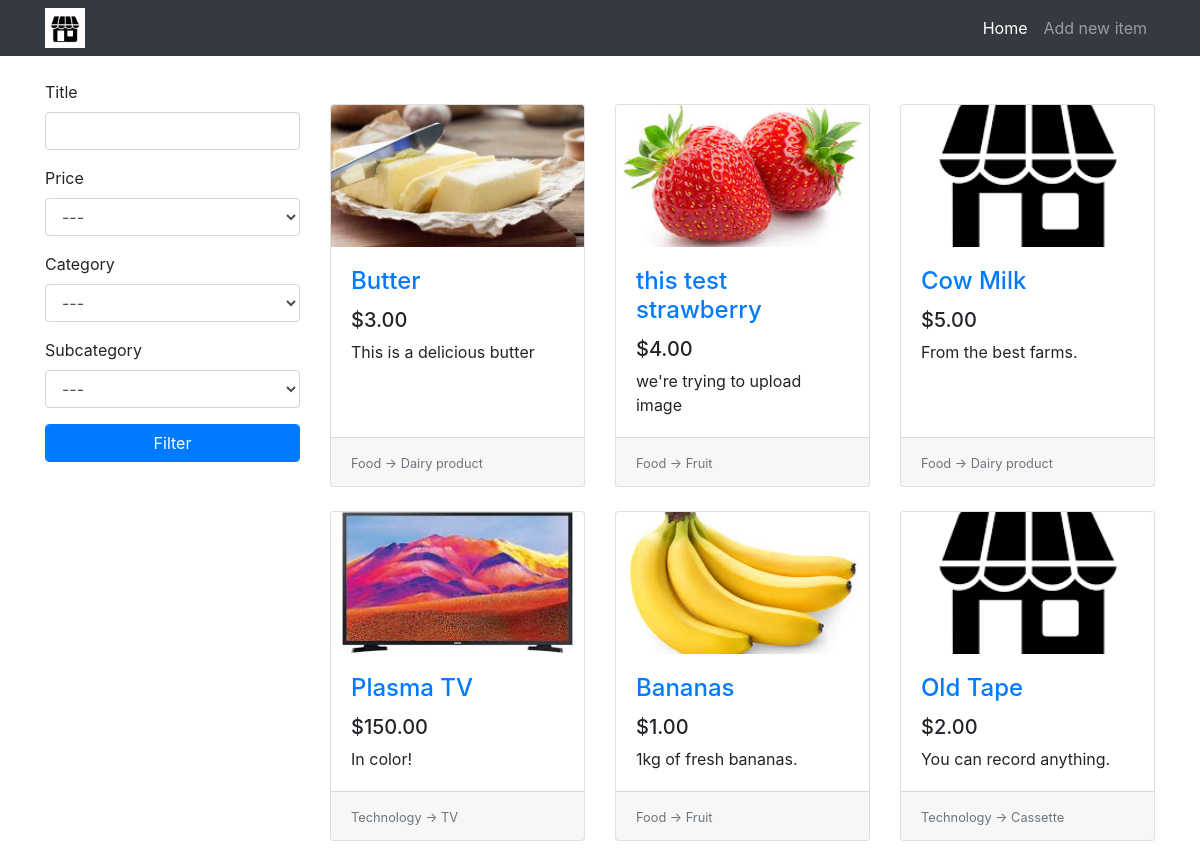
The page / on the database its author committed.
### tables this page shows
CREATE TABLE items(
                    id              INTEGER PRIMARY KEY AUTOINCREMENT,
                    title           TEXT,
                    description     TEXT,
                    price           REAL,
                    image           TEXT,
                    category_id     INTEGER,
                    subcategory_id  INTEGER,
                    FOREIGN KEY(category_id) REFERENCES categories(id),
                    FOREIGN KEY(subcategory_id) REFERENCES subcategories(id)
);

CREATE TABLE categories(
                    id              INTEGER PRIMARY KEY AUTOINCREMENT,
                    name            TEXT
);

CREATE TABLE subcategories(
                    id              INTEGER PRIMARY KEY AUTOINCREMENT,
                    name            TEXT,
                    category_id     INTEGER,
                    FOREIGN KEY(category_id) REFERENCES categories(id)
);

### app.py (the view)
@app.route("/")
def home():
    conn = get_db()
    c = conn.cursor()
    form = FilterForm(request.args, meta={"csrf": False})
    c.execute("SELECT id, name FROM categories")
    categories = c.fetchall()
    categories.insert(0, (0, "---"))
    form.category.choices = categories
    c.execute("SELECT id, name FROM subcategories WHERE category_id = ?", (1,))
    subcategories = c.fetchall()
    subcategories.insert(0, (0, "---"))
    form.subcategory.choices = subcategories
    query = """SELECT
                    i.id, i.title, i.description, i.price, i.image, c.name, s.name
                    FROM
                    items AS i
                    INNER JOIN categories AS c ON i.category_id = c.id
                    INNER JOIN subcategories AS s ON i.subcategory_id = s.id
    """
    if form.validate():
        filter_queries = []
        parameters = []
        if form.title.data.strip():
            filter_queries.append("i.title LIKE ?")
            parameters.append("%" + form.title.data + "%")
        if form.category.data:
            filter_queries.append("i.category_id = ?")
            parameters.append(form.category.data)
        if form.subcategory.data:
            filter_queries.append("i.subcategory_id = ?")
            parameters.append(form.subcategory.data)
        if filter_queries:
            query += " WHERE "
            query += " AND ".join(filter_queries)
        if form.price.data:
            if form.price.data == 1:
                query += " ORDER BY i.price DESC"
            else:
                query += " ORDER BY i.price"
        else:
            query += " ORDER BY i.id DESC"
        items_from_db = c.execute(query, tuple(parameters))
    else:
        items_from_db = c.execute(query + "ORDER BY i.id DESC")
    items = []
    for row in items_from_db:
        item = {
            "id": row[0],
            "title": row[1],
            "description": row[2],
            "price": row[3],
            "image": row[4],
            "category": row[5],
            "subcategory": row[6]
        }
        items.append(item)
    return render_template("home.html", items=items, form=form)

### app.py
class FilterForm(FlaskForm):
    title       = StringField("Title", validators=[Length(max=20)])
    price       = SelectField("Price", coerce=int, choices=[(0, "---"), (1, "Max to Min"), (2, "Min to Max")])
    category    = SelectField("Category", coerce=int)
    subcategory = SelectField("Subcategory", coerce=int)
    submit      = SubmitField("Filter")

### app.py (called while the page is built)
def get_db():
    db = getattr(g, "_database", None)
    if db is None:
        db = g._database = sqlite3.connect("db/shop.db")
    return db

@app.teardown_appcontext
def close_connection(exception):
    db = getattr(g, "_database", None)
    if db is not None:
        db.close()

### templates/home.html
{% extends 'base.html' %}
{% set active_page = 'home' %}
{% block content %}
  <div class="row">
    <div class="col-lg-3">
      <div class="my-4">
        <form action="{{ url_for('home') }}" method="GET">
          <div class="form-group">
            {{ form.title.label }}
            {{ form.title(class="form-control") }}
          </div>
          <div class="form-group">
            {{ form.price.label }}
            {{ form.price(class="form-control") }}
          </div>
          <div class="form-group">
            {{ form.category.label }}
            {{ form.category(class="form-control") }}
          </div>
          <div class="form-group">
            {{ form.subcategory.label }}
            {{ form.subcategory(class="form-control") }}
          </div>
          {{ form.submit(class="btn btn-primary form-control") }}
        </form>
      </div>
    </div>
    <div class="col-lg-9">
      <div class="row my-5 card-wrapper">
        {% if items %}
        {% for item in items %}
        <div class="col-lg-4 col-md-6 mb-4">
          <div class="card h-100">
            <div class="embed-responsive embed-responsive-16by9">
              <a href="{{ url_for('item', item_id=item.id) }}">
                <img class="card-img-top embed-responsive-item" src="{% if item.image %}{{url_for('uploads', filename=item.image)}} {% else %} {{ url_for('static', filename='images/shop.png') }} {% endif %}" alt="">
              </a>
            </div>
            <div class="card-body">
              <h4 class="card-title">
                <a href="{{ url_for('item', item_id=item.id) }}">{{ item.title }}</a>
              </h4>
              <h5>{{ "$%.2f" | format(item.price) }}</h5>
              <p class="card-text">{{ item.description }}</p>
            </div>
            <div class="card-footer">
              <small class="text-muted">
                {{ item.category }} -> {{ item.subcategory }}
              </small>
            </div>
          </div>
        </div>
        {% endfor %}
        {% else %}
        <h1 class="offset-lg-3">No items to show.</h1>
        {% endif %}
      </div>
    </div>
  </div>
{% endblock %}

### templates/base.html (shortened to what this page needs)
<!DOCTYPE html>
<html lang="en">
<head>
  <link rel="stylesheet" href="https://stackpath.bootstrapcdn.com/bootstrap/4.4.1/css/bootstrap.min.css">
  <link rel="stylesheet" href="{{ url_for('static', filename='css/style.css') }}">
</head>
<body>
  <nav class="navbar navbar-expand-lg navbar-dark bg-dark fixed-top">
    <div class="container">
      <a href="{{ url_for('home') }}" class="navbar-brand">
        <img src="{{ url_for('static', filename='images/shop.png') }}" height="40px">
      </a>
      <div class="collapse navbar-collapse" id="navbarResponsive">
        <ul class="navbar-nav ml-auto">
          <li class="nav-item {{ 'active' if active_page == 'home' else '' }}">
            <a href="{{ url_for('home') }}" class="nav-link">Home</a>
          </li>
          <li class="nav-item {{ 'active' if active_page == 'new_item' else '' }}">
            <a href="{{ url_for('new_item') }}" class="nav-link">Add new item</a>
          </li>
        </ul>
      </div>
    </div>
  </nav>
  <div class="container">
  {% block content %}{% endblock %}
  </div>
</body>
</html>

### static/css/style.css (style rules this page uses)
body { padding-top: 56px; }
.navbar-brand { padding-top: 0rem; padding-bottom: 0rem; }
.card-img-top { object-fit: cover; }

### rows shown on the page
items: image (picture), title "Butter", price "$3.00", description "This is a delicious butter", category "Food", subcategory "Dairy product"
items: image (picture), title "this test strawberry", price "$4.00", description "we're trying to upload image", category "Food", subcategory "Fruit"
items: title "Cow Milk", price "$5.00", description "From the best farms.", category "Food", subcategory "Dairy product"
items: image (picture), title "Plasma TV", price "$150.00", description "In color!", category "Technology", subcategory "TV"
items: image (picture), title "Bananas", price "$1.00", description "1kg of fresh bananas.", category "Food", subcategory "Fruit"
items: title "Old Tape", price "$2.00", description "You can record anything.", category "Technology", subcategory "Cassette"
